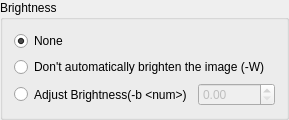
       <widget class="QGroupBox" name="groupBox_12">
        <property name="sizePolicy">
         <sizepolicy hsizetype="Preferred" vsizetype="Preferred">
          <horstretch>4</horstretch>
          <verstretch>4</verstretch>
         </sizepolicy>
        </property>
        <property name="minimumSize">
         <size>
          <width>0</width>
          <height>0</height>
         </size>
        </property>
        <property name="title">
         <string>Brightness</string>
        </property>
        <layout class="QGridLayout" name="gridLayout">
         <item row="0" column="0">
          <widget class="QRadioButton" name="rbNoBirghtness">
           <property name="sizePolicy">
            <sizepolicy hsizetype="Preferred" vsizetype="Preferred">
             <horstretch>0</horstretch>
             <verstretch>0</verstretch>
            </sizepolicy>
           </property>
           <property name="text">
            <string>None</string>
           </property>
           <property name="checked">
            <bool>true</bool>
           </property>
          </widget>
         </item>
         <item row="1" column="0" colspan="2">
          <widget class="QRadioButton" name="rbNoAutoBrighten">
           <property name="sizePolicy">
            <sizepolicy hsizetype="Preferred" vsizetype="Preferred">
             <horstretch>0</horstretch>
             <verstretch>0</verstretch>
            </sizepolicy>
           </property>
           <property name="text">
            <string>Don't automatically brighten the image (-W)</string>
           </property>
          </widget>
         </item>
         <item row="2" column="0">
          <widget class="QRadioButton" name="rbBrightness">
           <property name="sizePolicy">
            <sizepolicy hsizetype="Preferred" vsizetype="Preferred">
             <horstretch>0</horstretch>
             <verstretch>0</verstretch>
            </sizepolicy>
           </property>
           <property name="text">
            <string>Adjust Brightness(-b &lt;num&gt;)</string>
           </property>
          </widget>
         </item>
         <item row="0" column="1">
          <spacer name="horizontalSpacer_3">
           <property name="orientation">
            <enum>Qt::Horizontal</enum>
           </property>
           <property name="sizeHint" stdset="0">
            <size>
             <width>40</width>
             <height>20</height>
            </size>
           </property>
          </spacer>
         </item>
         <item row="2" column="1">
          <widget class="QDoubleSpinBox" name="sbBrightness">
           <property name="enabled">
            <bool>false</bool>
           </property>
           <property name="sizePolicy">
            <sizepolicy hsizetype="Preferred" vsizetype="Preferred">
             <horstretch>0</horstretch>
             <verstretch>0</verstretch>
            </sizepolicy>
           </property>
           <property name="minimumSize">
            <size>
             <width>0</width>
             <height>0</height>
            </size>
           </property>
           <property name="maximum">
            <double>99999.000000000000000</double>
           </property>
          </widget>
         </item>
        </layout>
       </widget>
